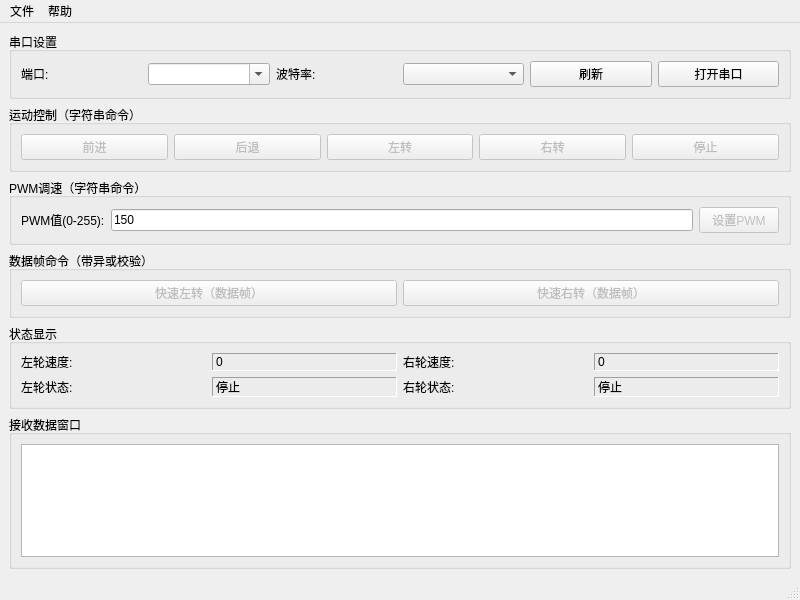
<?xml version="1.0" encoding="UTF-8"?>
<ui version="4.0">
 <class>MainWindow</class>
 <widget class="QMainWindow" name="MainWindow">
  <property name="geometry">
   <rect>
    <x>0</x>
    <y>0</y>
    <width>800</width>
    <height>600</height>
   </rect>
  </property>
  <property name="windowTitle">
   <string>ESP32智能小车控制系统</string>
  </property>
  <widget class="QWidget" name="centralwidget">
   <layout class="QVBoxLayout" name="verticalLayout">
    <item>
     <widget class="QGroupBox" name="groupBox">
      <property name="title">
       <string>串口设置</string>
      </property>
      <layout class="QHBoxLayout" name="horizontalLayout">
       <item>
        <widget class="QLabel" name="label">
         <property name="text">
          <string>端口:</string>
         </property>
        </widget>
       </item>
       <item>
        <widget class="QComboBox" name="portComboBox">
         <property name="editable">
          <bool>true</bool>
         </property>
        </widget>
       </item>
       <item>
        <widget class="QLabel" name="label_2">
         <property name="text">
          <string>波特率:</string>
         </property>
        </widget>
       </item>
       <item>
        <widget class="QComboBox" name="baudComboBox"/>
       </item>
       <item>
        <widget class="QPushButton" name="refreshButton">
         <property name="text">
          <string>刷新</string>
         </property>
        </widget>
       </item>
       <item>
        <widget class="QPushButton" name="openButton">
         <property name="text">
          <string>打开串口</string>
         </property>
        </widget>
       </item>
      </layout>
     </widget>
    </item>
    <item>
     <widget class="QGroupBox" name="groupBox_2">
      <property name="title">
       <string>运动控制（字符串命令）</string>
      </property>
      <layout class="QGridLayout" name="gridLayout">
       <item row="0" column="0">
        <widget class="QPushButton" name="forwardButton">
         <property name="text">
          <string>前进</string>
         </property>
         <property name="enabled">
          <bool>false</bool>
         </property>
        </widget>
       </item>
       <item row="0" column="1">
        <widget class="QPushButton" name="backwardButton">
         <property name="text">
          <string>后退</string>
         </property>
         <property name="enabled">
          <bool>false</bool>
         </property>
        </widget>
       </item>
       <item row="0" column="2">
        <widget class="QPushButton" name="leftButton">
         <property name="text">
          <string>左转</string>
         </property>
         <property name="enabled">
          <bool>false</bool>
         </property>
        </widget>
       </item>
       <item row="0" column="3">
        <widget class="QPushButton" name="rightButton">
         <property name="text">
          <string>右转</string>
         </property>
         <property name="enabled">
          <bool>false</bool>
         </property>
        </widget>
       </item>
       <item row="0" column="4">
        <widget class="QPushButton" name="stopButton">
         <property name="text">
          <string>停止</string>
         </property>
         <property name="enabled">
          <bool>false</bool>
         </property>
        </widget>
       </item>
      </layout>
     </widget>
    </item>
    <item>
     <widget class="QGroupBox" name="groupBox_3">
      <property name="title">
       <string>PWM调速（字符串命令）</string>
      </property>
      <layout class="QHBoxLayout" name="horizontalLayout_2">
       <item>
        <widget class="QLabel" name="label_3">
         <property name="text">
          <string>PWM值(0-255):</string>
         </property>
        </widget>
       </item>
       <item>
        <widget class="QLineEdit" name="pwmLineEdit">
         <property name="text">
          <string>150</string>
         </property>
        </widget>
       </item>
       <item>
        <widget class="QPushButton" name="pwmSendButton">
         <property name="text">
          <string>设置PWM</string>
         </property>
         <property name="enabled">
          <bool>false</bool>
         </property>
        </widget>
       </item>
      </layout>
     </widget>
    </item>
    <item>
     <widget class="QGroupBox" name="groupBox_4">
      <property name="title">
       <string>数据帧命令（带异或校验）</string>
      </property>
      <layout class="QHBoxLayout" name="horizontalLayout_3">
       <item>
        <widget class="QPushButton" name="quickLeftButton">
         <property name="text">
          <string>快速左转（数据帧）</string>
         </property>
         <property name="enabled">
          <bool>false</bool>
         </property>
        </widget>
       </item>
       <item>
        <widget class="QPushButton" name="quickRightButton">
         <property name="text">
          <string>快速右转（数据帧）</string>
         </property>
         <property name="enabled">
          <bool>false</bool>
         </property>
        </widget>
       </item>
      </layout>
     </widget>
    </item>
    <item>
     <widget class="QGroupBox" name="groupBox_5">
      <property name="title">
       <string>状态显示</string>
      </property>
      <layout class="QGridLayout" name="gridLayout_2">
       <item row="0" column="0">
        <widget class="QLabel" name="label_4">
         <property name="text">
          <string>左轮速度:</string>
         </property>
        </widget>
       </item>
       <item row="0" column="1">
        <widget class="QLabel" name="leftSpeedLabel">
         <property name="text">
          <string>0</string>
         </property>
         <property name="frameShape">
          <enum>QFrame::Panel</enum>
         </property>
         <property name="frameShadow">
          <enum>QFrame::Sunken</enum>
         </property>
        </widget>
       </item>
       <item row="0" column="2">
        <widget class="QLabel" name="label_5">
         <property name="text">
          <string>右轮速度:</string>
         </property>
        </widget>
       </item>
       <item row="0" column="3">
        <widget class="QLabel" name="rightSpeedLabel">
         <property name="text">
          <string>0</string>
         </property>
         <property name="frameShape">
          <enum>QFrame::Panel</enum>
         </property>
         <property name="frameShadow">
          <enum>QFrame::Sunken</enum>
         </property>
        </widget>
       </item>
       <!-- 新增：左轮状态 -->
       <item row="1" column="0">
        <widget class="QLabel" name="label_6">
         <property name="text">
          <string>左轮状态:</string>
         </property>
        </widget>
       </item>
       <item row="1" column="1">
        <widget class="QLabel" name="leftStatusLabel">
         <property name="text">
          <string>停止</string>
         </property>
         <property name="frameShape">
          <enum>QFrame::Panel</enum>
         </property>
         <property name="frameShadow">
          <enum>QFrame::Sunken</enum>
         </property>
        </widget>
       </item>
       <!-- 新增：右轮状态 -->
       <item row="1" column="2">
        <widget class="QLabel" name="label_7">
         <property name="text">
          <string>右轮状态:</string>
         </property>
        </widget>
       </item>
       <item row="1" column="3">
        <widget class="QLabel" name="rightStatusLabel">
         <property name="text">
          <string>停止</string>
         </property>
         <property name="frameShape">
          <enum>QFrame::Panel</enum>
         </property>
         <property name="frameShadow">
          <enum>QFrame::Sunken</enum>
         </property>
        </widget>
       </item>
      </layout>
     </widget>
    </item>
    <item>
     <widget class="QGroupBox" name="groupBox_6">
      <property name="title">
       <string>接收数据窗口</string>
      </property>
      <layout class="QVBoxLayout" name="verticalLayout_2">
       <item>
        <widget class="QTextEdit" name="recvTextEdit">
         <property name="readOnly">
          <bool>true</bool>
         </property>
        </widget>
       </item>
      </layout>
     </widget>
    </item>
   </layout>
  </widget>
  <widget class="QMenuBar" name="menubar">
   <property name="geometry">
    <rect>
     <x>0</x>
     <y>0</y>
     <width>800</width>
     <height>25</height>
    </rect>
   </property>
   <widget class="QMenu" name="menuFile">
    <property name="title">
     <string>文件</string>
    </property>
    <addaction name="actionExit"/>
   </widget>
   <widget class="QMenu" name="menuHelp">
    <property name="title">
     <string>帮助</string>
    </property>
    <addaction name="actionAbout"/>
   </widget>
   <addaction name="menuFile"/>
   <addaction name="menuHelp"/>
  </widget>
  <widget class="QStatusBar" name="statusbar"/>
  <action name="actionExit">
   <property name="text">
    <string>退出</string>
   </property>
   <property name="shortcut">
    <string>Ctrl+Q</string>
   </property>
  </action>
  <action name="actionAbout">
   <property name="text">
    <string>关于</string>
   </property>
  </action>
 </widget>
 <resources/>
 <connections>
  <connection>
   <sender>actionExit</sender>
   <signal>triggered()</signal>
   <receiver>MainWindow</receiver>
   <slot>close()</slot>
   <hints>
    <hint type="sourcelabel">-1</hint>
    <hint type="destinationlabel">-1</hint>
   </hints>
  </connection>
  <connection>
   <sender>actionAbout</sender>
   <signal>triggered()</signal>
   <receiver>MainWindow</receiver>
   <slot>aboutQt()</slot>
   <hints>
    <hint type="sourcelabel">-1</hint>
    <hint type="destinationlabel">-1</hint>
   </hints>
  </connection>
 </connections>
</ui>
